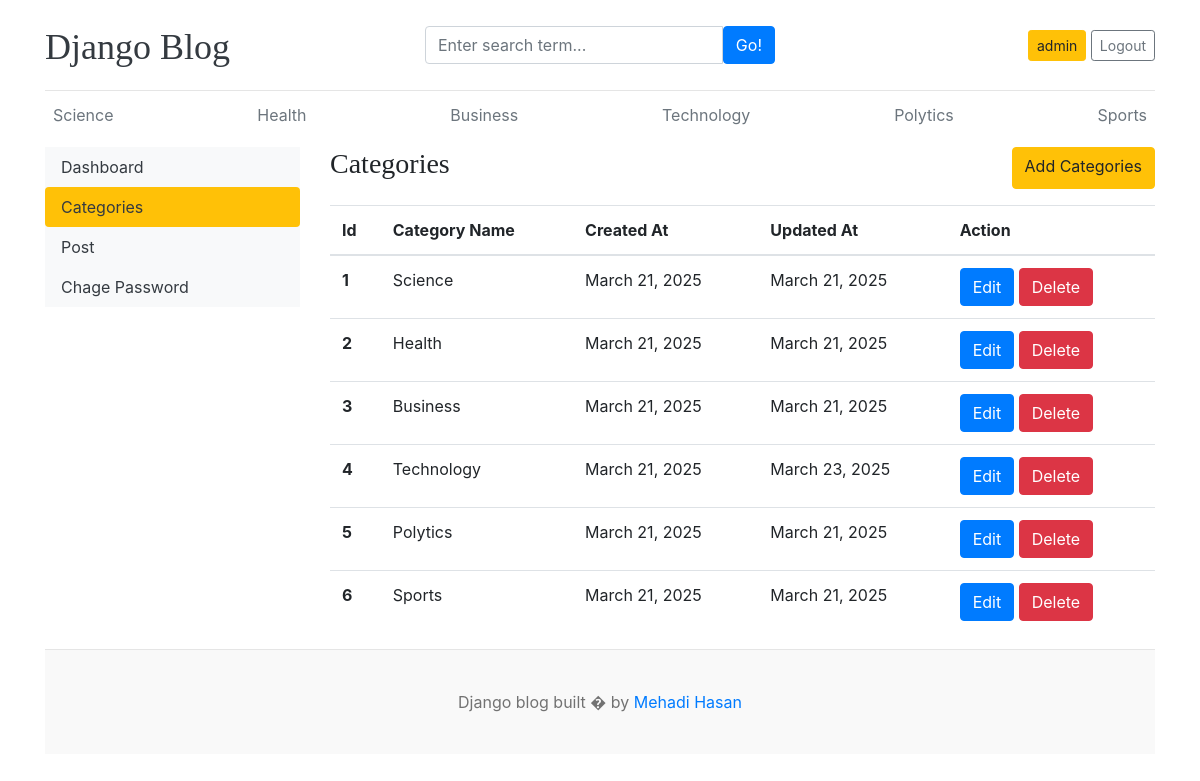
/dashboard/categories/ (signed in), run on an earlier commit of the app's database.
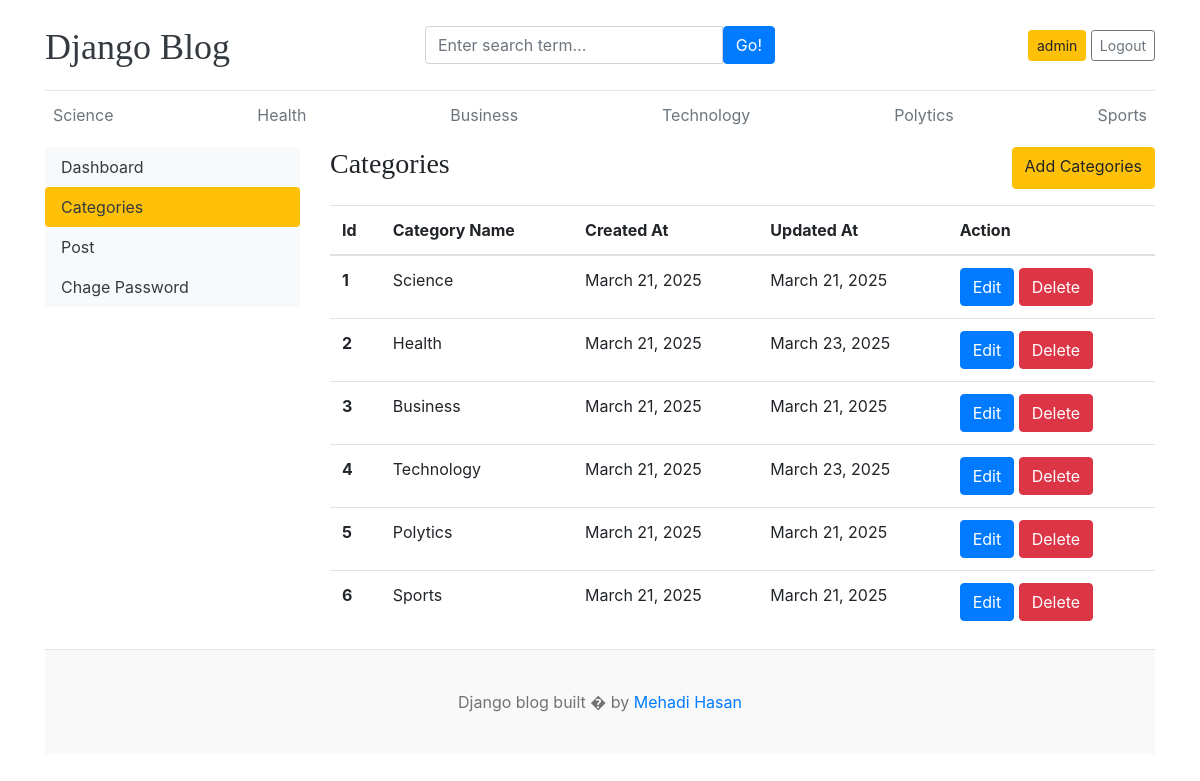
And on a later commit of the database.
### blog/models.py (models this page shows, shortened)
class Category(models.Model):
    category_name = models.CharField(max_length=100,unique=True)
    created_at = models.DateField(auto_now_add=True)
    updated_at = models.DateField(auto_now=True)
    class Meta:
        verbose_name_plural = 'Categories'

### dashboard/views.py (the view)
# urls.py: path('categories/',views.categories,name="categories"),
@manager_required
def categories(request):
    return render(request,'categories.html')

### blog/context_processors.py (called while the page is built)
def get_categories(request):
    category = models.Category.objects.all()
    return dict(category=category)

### dashboard/templates/categories.html
{% extends "base-dashboard.html" %}
{% block dashboard%}
<div class="col-md-9">
  <div class="d-flex justify-content-between mb-3">
    <h3>Categories</h3>
    <a href="{% url 'add_categories' %}" class="btn btn-warning">Add Categories</a>
  </div>
<table class="table table-hover">
    <thead>
      <tr>
        <th scope="col">Id</th>
        <th scope="col">Category Name</th>
        <th scope="col">Created At</th>
        <th scope="col">Updated At</th>
        <th scope="col">Action</th>
      </tr>
    </thead>
    <tbody>
        {% for cat in category%}
        <tr>
            <th scope="row">{{cat.id}}</th>
            <td>{{ cat.category_name}}</td>
            <td>{{ cat.created_at}}</td>
            <td>{{ cat.updated_at}}</td>
            <td>
              <a class="btn btn-primary" href="{% url 'edit_categories' cat.id%}">Edit</a>
              <a class="btn btn-danger ms-2 text-white" href="{%url 'delete_categories' cat.id%}">Delete</a>
            </td>
        </tr>
        {% endfor %}
    </tbody>
  </table>
</div>
{% endblock %}

### blog/templates/header.html (shortened to what this page needs)
{% load static%}
<!DOCTYPE html>
<html lang="en">
  <head>
    <link
      href="https://getbootstrap.com/docs/4.0/dist/css/bootstrap.min.css"
      rel="stylesheet"
    />
    <link href="{% static 'css/blog.css'%}" rel="stylesheet" />
  </head>
  <body>
    <div class="container">
      <header class="blog-header py-3">
        <div class="row flex-nowrap justify-content-between align-items-center">
          <div class="col-4 pt-1">
            <a class="blog-header-logo text-dark" href="/">Django Blog</a>
          </div>
          <div class="col-4">
            <form action="{% url 'search' %}" method="GET">
              <div class="input-group">
                <input class="form-control" type="text" placeholder="Enter search term..." aria-label="Enter search term..." aria-describedby="button-search" name="keyword"/>
                <button class="btn btn-primary" id="button-search" type="submit">Go!</button>
            </div>
            </form>
          </div>
          <div class="col-4 d-flex justify-content-end align-items-center">
            {% if request.user.is_authenticated %}
              <a class="btn btn-sm btn-warning" href="{% url "dashboard" %}">{{request.user.username}}</a> &nbsp;
              <a class="btn btn-sm btn-outline-secondary" href="{% url "logout_user" %}">Logout</a>
            {% else %}
              <a class="btn btn-sm btn-warning" href="{% url "login" %}">Login</a> &nbsp;
              <a class="btn btn-sm btn-outline-secondary" href="{% url "registration" %}">Register</a>
            {% endif %}
          </div>
        </div>
      </header>
      <div class="nav-scroller py-1 mb-2">
        <nav class="nav d-flex justify-content-between">
          {% for cat in category%}
          <a class="p-2 text-muted" href="{% url "posts_by_category" cat.id %} ">{{ cat.category_name }}</a>
          {% endfor%}
        </nav>
      </div>

What changed in the data, as far as the page shows it:
changed Category "Health": updated_at "March 21, 2025" → "March 23, 2025"
